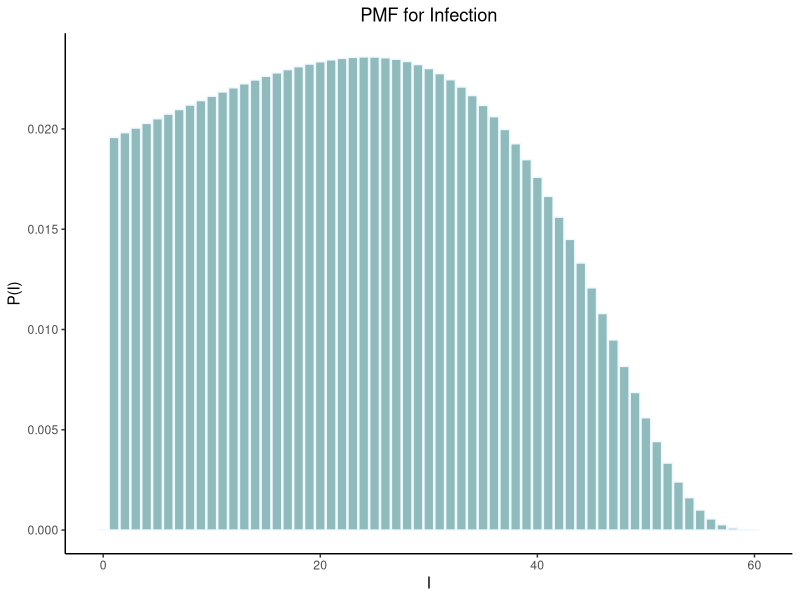

Reproduce this figure in R.
library(deSolve)
library(ggplot2)
library(gridExtra)  # install.packages("gridExtra")
library(Matrix)


markhov_virus <- function(end_time, beta, gamma, S, I, R = 0){
  #output value as: "time_of_event: infected/0, infected/recovered, 
  N <- S + I + R
  population <- 1:N
  p_0 = sample(population, 1)
  I_list <- list(p_0)
  S_list <- population[-p_0]
  R_list <- c()
  table <- matrix(nrow=0, ncol=7)
  colnames(table) <- c("time", "infector", "affected", "S", "I", "R", "I List")
  current_time <- 0
  infecter <- 0
  affected <- 0
  table <- rbind(table, c(0,0,0,S,I,R, toString(I_list)))
  while (current_time < end_time & I > 0 & (gamma > 0 || I < N)){
    next_time <- rexp(1, beta * S *I / N + gamma *I)
    current_time <- current_time + next_time
    U <- runif(1)
    if (U < (beta * S / N) / (beta * S / N + gamma)) {
      I = I + 1
      S = S - 1
      infecter <- sample(I_list, 1)
      affected <- sample(S_list, 1)
      S_list <- setdiff(S_list, c(affected))
      I_list <- c(I_list, affected)
    }
    else {
      # S = S + 1
      I = I - 1
      R = R + 1
      infecter <- sample(I_list, 1)
      affected <- 0
      I_list <- setdiff(I_list, c(infecter))
      # S_list <- c(S_list, affected)
      R_list <- c(R_list, infecter)
    }
    table <- rbind(table, c(current_time, infecter, affected, S, I, R, toString(I_list)))
  }
  table <- table[-nrow(table), ]
  table <- data.frame(table)
  table$time <- as.numeric(table$time)
  return(table)
}

table <- markhov_virus(end_time=10,beta=0.7, gamma=0, S=59, I=1)
p_0 <- table$infector[2]

markhov_probability <- function(times, beta, gamma, initial_S, initial_I, initial_R=0){
  # Returns a matrix of probabilities, given time and I.
  # output in form of matrix[time, I_value]
  #temporarily for this function, assume recovery back into susceptible, may change that later.
  N <- initial_S + initial_I + initial_R
  # Code for diff. eqtn solving
  lambda <- sapply(seq(0, N), function(i) beta * (N-i) * i / N)
  mu <- sapply(seq(0, N), function(i) gamma * i)
  A <- matrix(0, nrow=N+1, ncol=N+1)
  for (i in seq(N+1)){
    A[i,i] <- -lambda[i] - mu[i]
    if (i <= N) A[i,i+1] <- lambda[i]
    if (i > 1) A[i,i-1] <- mu[i]
    }
  initial_p = sapply(seq(0,N), function(i) 0 + (i == initial_I))
  mass_vectors <- sapply(times, function(t) initial_p %*% expm(A*t))
  mass_matrix <- do.call(rbind, mass_vectors)
  rownames(mass_matrix) <- times
  colnames(mass_matrix) <- seq(0,N)
  return(as.matrix(mass_matrix))
}

  mass_matrix = markhov_probability(times=10, beta=0.4, gamma=0, initial_S=59, initial_I=1)

df = data.frame(I=as.integer(colnames(mass_matrix)), P=as.vector(mass_matrix))
ggplot(data = df, aes(x = I, y = P)) + 
  geom_col(color="aliceblue", fill=alpha("cadetblue", 0.7)) + 
  ylab('P(I)') +
  theme_classic() +
  theme(plot.title=element_text(family="sans", hjust = 0.5)) +
  ggtitle("PMF for Infection")
# data.frame(markov_virus(end_time=60,beta=0.88, gamma=0.4, S=59, I=1))

print(table[-7]) # not showing I list
print(p_0)
